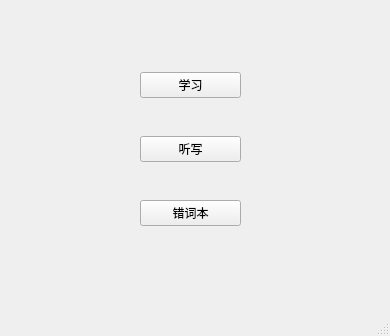
<?xml version="1.0" encoding="UTF-8"?>
<ui version="4.0">
 <class>MainWindow</class>
 <widget class="QMainWindow" name="MainWindow">
  <property name="geometry">
   <rect>
    <x>0</x>
    <y>0</y>
    <width>390</width>
    <height>336</height>
   </rect>
  </property>
  <property name="windowTitle">
   <string>背单词工具</string>
  </property>
  <widget class="QWidget" name="centralwidget">
   <widget class="QWidget" name="verticalLayoutWidget">
    <property name="geometry">
     <rect>
      <x>140</x>
      <y>40</y>
      <width>101</width>
      <height>221</height>
     </rect>
    </property>
    <layout class="QVBoxLayout" name="verticalLayout">
     <item>
      <widget class="QPushButton" name="B_learn">
       <property name="text">
        <string>学习</string>
       </property>
      </widget>
     </item>
     <item>
      <widget class="QPushButton" name="B_review">
       <property name="text">
        <string>听写</string>
       </property>
      </widget>
     </item>
     <item>
      <widget class="QPushButton" name="B_listen">
       <property name="text">
        <string>错词本</string>
       </property>
      </widget>
     </item>
    </layout>
   </widget>
  </widget>
  <widget class="QMenuBar" name="menubar">
   <property name="geometry">
    <rect>
     <x>0</x>
     <y>0</y>
     <width>390</width>
     <height>26</height>
    </rect>
   </property>
  </widget>
  <widget class="QStatusBar" name="statusbar"/>
 </widget>
 <resources/>
 <connections/>
</ui>
